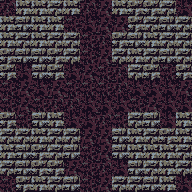

This game map was drawn from its Tiled (.tmx) file and the tilesets committed beside it. A one-line description and the full map source follow:
An orthogonal 12x12 tile map with 16x16 px tiles, 1 tile layer (tile) and 18 objects.

<map version="1.0" tiledversion="1.1.2" orientation="orthogonal" renderorder="right-down" width="12" height="12" tilewidth="16" tileheight="16" infinite="0" nextobjectid="60">
 <tileset firstgid="1" source="tileset.tsx" />
 <layer name="tile" width="12" height="12">
  <data encoding="csv">
6,3,3,2,3,6,7,3,4,4,2,8,
3,5,3,3,9,8,7,7,4,2,5,2,
3,2,3,2,2,9,6,4,5,3,2,2,
4,5,5,4,2,9,7,2,3,2,5,2,
4,8,5,4,8,7,9,6,2,4,9,4,
9,7,8,7,9,9,9,6,8,8,8,7,
9,7,9,6,6,8,8,8,9,7,8,8,
4,9,5,3,8,8,6,9,2,5,8,3,
2,2,3,2,2,7,7,5,3,2,4,3,
3,5,4,2,5,9,7,5,3,3,3,2,
2,5,4,4,7,9,6,8,5,2,3,2,
9,4,3,2,5,9,7,2,2,5,3,8
</data>
 </layer>
 <objectgroup name="creature">
  <object id="47" gid="250" x="96" y="48" width="16" height="16">
   <properties>
    <property name="probability" type="int" value="8" />
   </properties>
  </object>
  <object id="48" gid="250" x="80" y="80" width="16" height="16">
   <properties>
    <property name="probability" type="int" value="8" />
   </properties>
  </object>
  <object id="49" gid="250" x="160" y="112" width="16" height="16">
   <properties>
    <property name="probability" type="int" value="8" />
   </properties>
  </object>
  <object id="51" gid="248" x="96" y="160" width="16" height="16">
   <properties>
    <property name="probability" type="int" value="8" />
   </properties>
  </object>
  <object id="52" gid="248" x="16" y="112" width="16" height="16">
   <properties>
    <property name="probability" type="int" value="5" />
   </properties>
  </object>
  <object id="53" gid="249" x="64" y="112" width="16" height="16">
   <properties>
    <property name="probability" type="int" value="4" />
   </properties>
  </object>
  <object id="54" gid="254" x="80" y="32" width="16" height="16">
   <properties>
    <property name="probability" type="int" value="8" />
   </properties>
  </object>
  <object id="57" gid="253" x="96" y="128" width="16" height="16">
   <properties>
    <property name="probability" type="int" value="8" />
   </properties>
  </object>
  <object id="58" gid="253" x="48" y="112" width="16" height="16">
   <properties>
    <property name="probability" type="int" value="10" />
   </properties>
  </object>
  <object id="59" gid="253" x="64" y="96" width="16" height="16">
   <properties>
    <property name="probability" type="int" value="8" />
   </properties>
  </object>
 </objectgroup>
 <objectgroup name="furniture">
  <object id="39" gid="53" x="16" y="80" width="16" height="16" />
  <object id="40" gid="53" x="16" y="128" width="16" height="16" />
  <object id="41" gid="53" x="64" y="176" width="16" height="16" />
  <object id="42" gid="53" x="112" y="176" width="16" height="16" />
  <object id="43" gid="53" x="160" y="128" width="16" height="16" />
  <object id="44" gid="53" x="160" y="80" width="16" height="16" />
  <object id="45" gid="53" x="112" y="32" width="16" height="16" />
  <object id="46" gid="53" x="64" y="32" width="16" height="16" />
 </objectgroup>
 <objectgroup name="description" />
</map>
